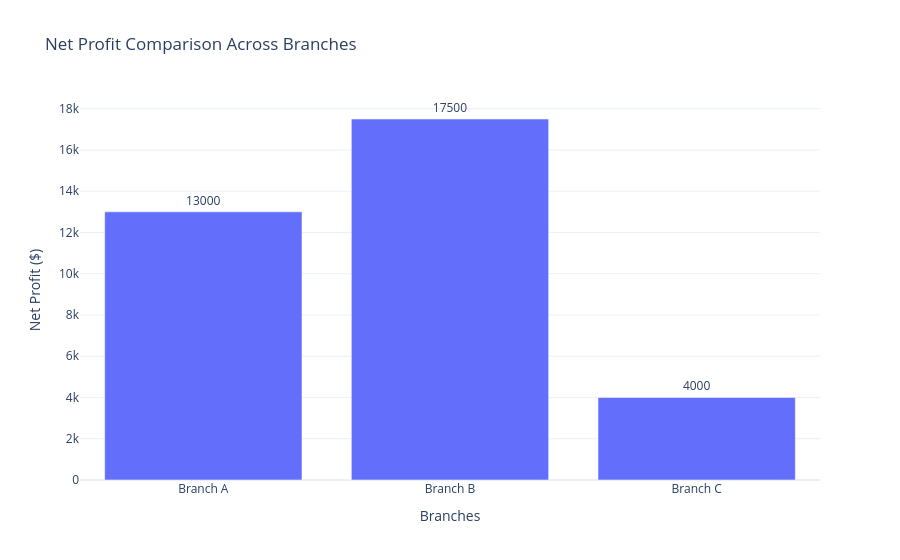

Notebook code cell kept with this figure:
### Code cell
import plotly.express as px
fig = px.bar(
    df,
    x="Branch",
    y="Net Profit",
    title="Net Profit Comparison Across Branches",
    text="Net Profit"
)

# Improve layout
fig.update_traces(textposition='outside')
fig.update_layout(
    xaxis_title="Branches",
    yaxis_title="Net Profit ($)",
    template="plotly_white"
)

fig.show()

### Figure 1 — Plotly figure (JSON) as saved in the notebook; plotly's stock layout.template omitted (floating-point values rounded to 4 significant figures)
{"data": [{"alignmentgroup": "True", "hovertemplate": "Branch=%{x}<br>Net Profit=%{text}<extra></extra>", "legendgroup": "", "marker": {"color": "#636efa", "pattern": {"shape": ""}}, "name": "", "offsetgroup": "", "orientation": "v", "showlegend": false, "text": [13000, 17500, 4000], "textposition": "outside", "type": "bar", "x": ["Branch A", "Branch B", "Branch C"], "xaxis": "x", "y": [13000, 17500, 4000], "yaxis": "y"}], "layout": {"barmode": "relative", "legend": {"tracegroupgap": 0}, "title": {"text": "Net Profit Comparison Across Branches"}, "xaxis": {"anchor": "y", "domain": [0, 1], "title": {"text": "Branches"}}, "yaxis": {"anchor": "x", "domain": [0, 1], "title": {"text": "Net Profit ($)"}}}}
